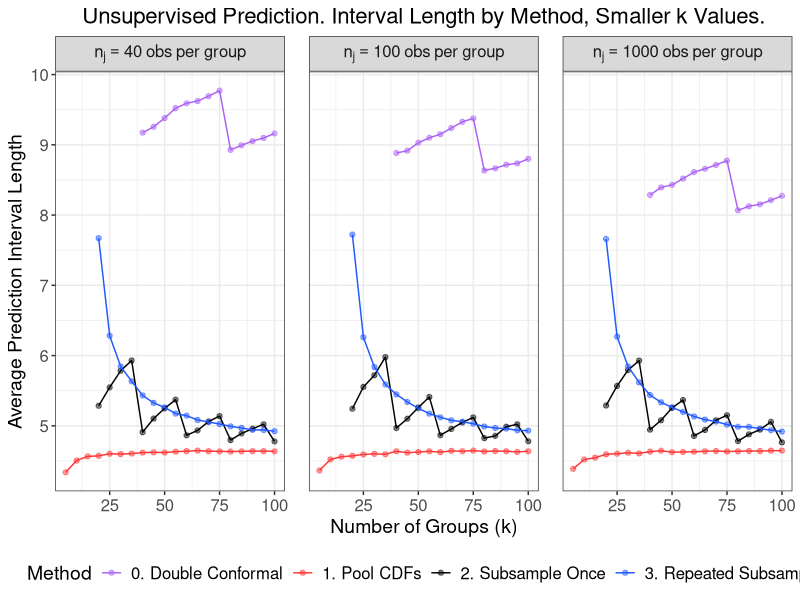
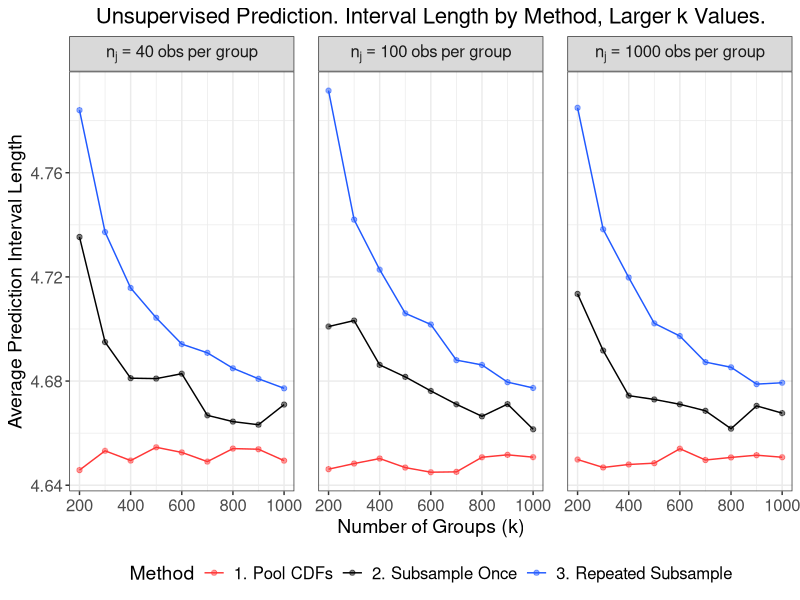

The R script that drew these images, in order:
# Size plots for unsupervised methods on normal data
# across additional n_j

library(tidyverse)
library(data.table)
library(gridExtra)
library(grid)

# Create theme
paper_theme <- theme_bw() +
  theme(plot.title = element_text(hjust = 0.5, size = 16),
        plot.subtitle = element_text(hjust = 0.5, size = 14),
        legend.title = element_text(size = 14),
        axis.title = element_text(size = 14),
        legend.text = element_text(size = 12),
        axis.text = element_text(size = 12),
        strip.text = element_text(size = 12),
        panel.spacing = unit(1.2, "lines"))

# Read in data
method_0 <- fread(file = "sim_data/appendix/unsup_addl_normal/method_0.csv") %>%
  dplyr::mutate(Method = "0. Double Conformal")

method_1 <- fread(file = "sim_data/appendix/unsup_addl_normal/method_1.csv") %>%
  dplyr::mutate(Method = "1. Pool CDFs")

method_2 <- fread(file = "sim_data/appendix/unsup_addl_normal/method_2.csv") %>%
  dplyr::mutate(Method = "2. Subsample Once")

method_3 <- fread(file = "sim_data/appendix/unsup_addl_normal/method_3.csv") %>%
  dplyr::rename(coverage = coverage_2alpha, avg_length = avg_length_2alpha) %>%
  dplyr::mutate(Method = "3. Repeated Subsample")

# Merge results across methods
results <- rbind(method_0, method_1, method_2, method_3)

# Code to extract legend: http://www.sthda.com/english/wiki/wiki.php?id_contents=7930#add-a-common-legend-for-multiple-ggplot2-graphs
get_legend<-function(myggplot){
  tmp <- ggplot_gtable(ggplot_build(myggplot))
  leg <- which(sapply(tmp$grobs, function(x) x$name) == "guide-box")
  legend <- tmp$grobs[[leg]]
  return(legend)
}

########################
##### Create plots #####
########################

##### Size #####

# Size vs k, smaller values of k
size_small_k <- results %>%
  dplyr::filter(k <= 100, n %in% c(40, 100, 1000), !is.na(coverage)) %>%
  dplyr::mutate(Method = factor(
    Method,
    levels = c("0. Double Conformal",
               "1. Pool CDFs",
               "2. Subsample Once",
               "3. Repeated Subsample"),
    labels = c("0. Double Conformal",
               "1. Pool CDFs",
               "2. Subsample Once",
               "3. Repeated Subsample"))) %>%
  dplyr::mutate(n = factor(n, levels = c(40, 100, 1000),
                    labels = c("n[j]==40~obs~per~group",
                               "n[j]==100~obs~per~group",
                               "n[j]==1000~obs~per~group"))) %>%
  ggplot(aes(x = k, y = avg_length, color = Method)) +
  facet_wrap(. ~ n, labeller = label_parsed) +
  geom_point(alpha = 0.5) +
  geom_line() +
  labs(x = "Number of Groups (k)",
       y = "Average Prediction Interval Length",
       title = "Unsupervised Prediction. Interval Length by Method, Smaller k Values.") +
  scale_color_manual(values = c("#AB62F4", "#FF3636", "black", "#2059FF"),
                     labels = c("0. Double Conformal",
                                "1. Pool CDFs",
                                "2. Subsample Once",
                                "3. Repeated Subsample")) +
  paper_theme +
  theme(legend.position = "bottom")

# Size vs k, larger values of k
size_large_k <- results %>%
  dplyr::filter(k >= 200, n %in% c(40, 100, 1000),
                Method != "0. Double Conformal") %>%
  dplyr::mutate(Method = factor(
    Method,
    levels = c("1. Pool CDFs",
               "2. Subsample Once",
               "3. Repeated Subsample"),
    labels = c("1. Pool CDFs",
               "2. Subsample Once",
               "3. Repeated Subsample"))) %>%
  dplyr::mutate(n = factor(n, levels = c(40, 100, 1000),
                    labels = c("n[j]==40~obs~per~group",
                               "n[j]==100~obs~per~group",
                               "n[j]==1000~obs~per~group"))) %>%
  ggplot(aes(x = k, y = avg_length, color = Method)) +
  facet_wrap(. ~ n, labeller = label_parsed) +
  geom_point(alpha = 0.5) +
  geom_line() +
  labs(x = "Number of Groups (k)",
       y = "Average Prediction Interval Length",
       title = "Unsupervised Prediction. Interval Length by Method, Larger k Values.") +
  scale_color_manual(values = c("#FF3636", "black", "#2059FF"),
                     labels = c("1. Pool CDFs",
                                "2. Subsample Once",
                                "3. Repeated Subsample"))  +
  paper_theme +
  theme(legend.position = "bottom")

######################
##### Save plots #####
######################

ggsave(plot = size_small_k,
       filename = "sim_figures/appendix/unsup_size_small_k.pdf",
       width = 9.5, height = 3.5)

ggsave(plot = size_large_k,
       filename = "sim_figures/appendix/unsup_size_large_k.pdf",
       width = 9.5, height = 3.5)
